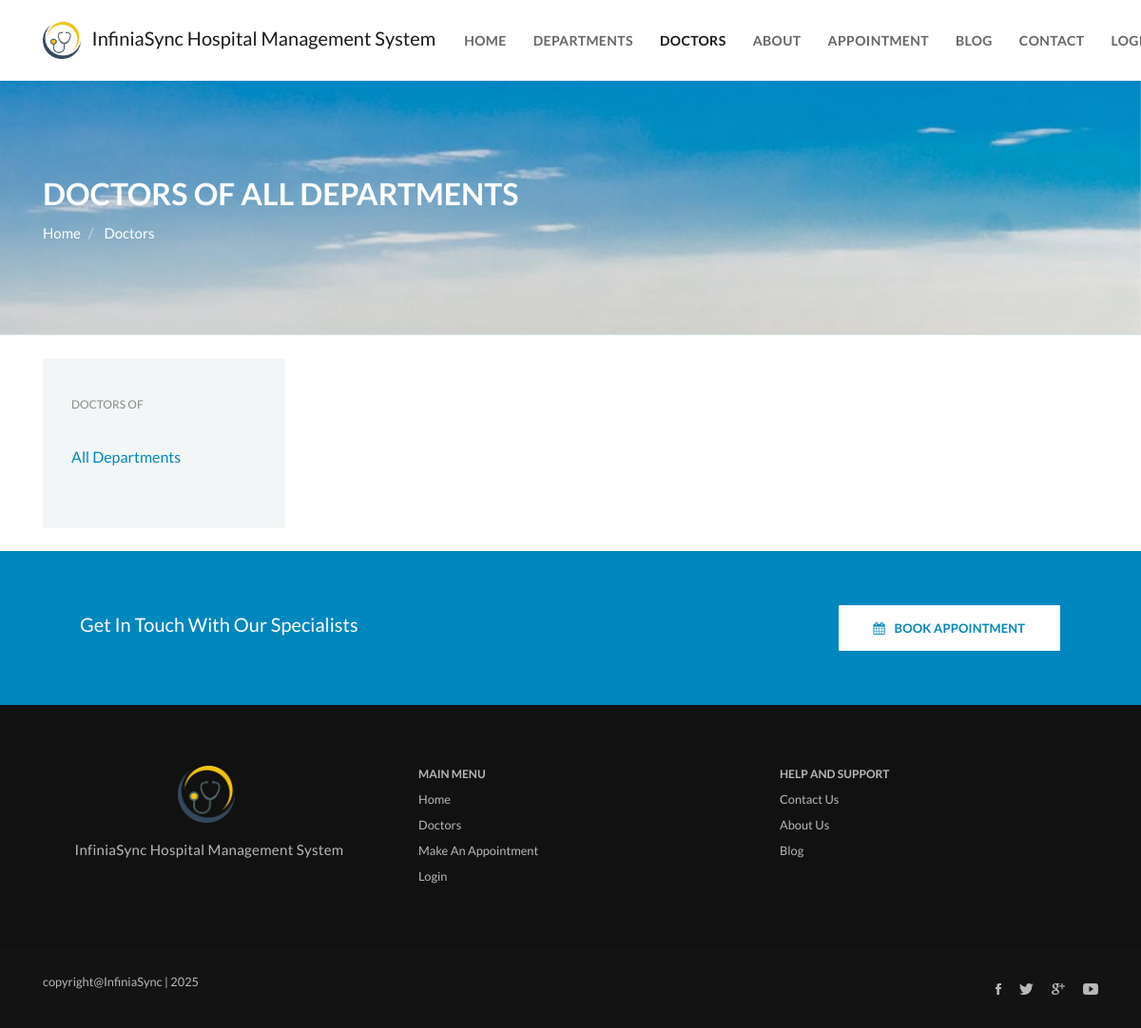
Page /index.php/home/doctors on the committed database.
### tables this page shows
CREATE TABLE `frontend_settings` (
  `frontend_settings_id` int(11) NOT NULL,
  `type` varchar(255) DEFAULT NULL,
  `description` longtext
);

### application/views/frontend/default/stylesheets.php (the view, shortened to what the rows shown need)
<link rel="stylesheet"
    href="<?php echo base_url('assets/frontend/' . $theme . '/vendor/pace/css/pace-minimal.css');?>" type="text/css">
<link rel="stylesheet"
    href="<?php echo base_url('assets/frontend/' . $theme . '/vendor/bootstrap/css/bootstrap.min.css');?>" type="text/css">
<link rel="stylesheet"
    href="<?php echo base_url('assets/frontend/' . $theme . '/vendor/swiper/css/swiper.min.css');?>">
<link rel="stylesheet"
    href="<?php echo base_url('assets/frontend/' . $theme . '/vendor/hamburgers/hamburgers.min.css');?>" type="text/css">
<link rel="stylesheet"
    href="<?php echo base_url('assets/frontend/' . $theme . '/vendor/animate/animate.min.css');?>" type="text/css">
<link rel="stylesheet"
      href="<?php echo base_url('assets/common/izitoast/css/iziToast.min.css');?>" type="text/css">
<link rel="stylesheet"
    href="<?php echo base_url('assets/frontend/' . $theme . '/fonts/font-awesome/css/font-awesome.min.css');?>" type="text/css">
<link rel="stylesheet"
    href="<?php echo base_url('assets/frontend/' . $theme . '/fonts/ionicons/css/ionicons.min.css');?>" type="text/css">
<link rel="stylesheet"
    href="<?php echo base_url('assets/frontend/' . $theme . '/fonts/line-icons-pro/line-icons-pro.css');?>" type="text/css">
<link id="stylesheet" type="text/css"
    href="<?php echo base_url('assets/frontend/' . $theme . '/css/global-style.css');?>" rel="stylesheet" media="screen">
<link type="text/css"
    href="<?php echo base_url('assets/frontend/' . $theme . '/css/custom-style.css');?>" rel="stylesheet">

### application/views/frontend/default/navigation.php (shortened to what the rows shown need)
<nav class="navbar navbar-expand-lg  navbar-light bg-default navbar--link-arrow navbar--uppercase bayanno-nav">
    <div class="container navbar-container">
        <a class="navbar-brand" href="<?php echo site_url('home');?>">
            <img src="<?php echo base_url('uploads/logo.png');?>" width="40"
                alt="">
                &nbsp; <?php echo $hospital_name;?>
        </a>
        <div class="collapse navbar-collapse align-items-center justify-content-end" id="navbar_main">
            <ul class="navbar-nav" data-hover="dropdown">
            </ul>
        </div>
    </div>
</nav>

### application/views/frontend/default/doctors.php (shortened to what the rows shown need)
<section class="slice--offset parallax-section parallax-section-xl b-xs-bottom custom-page-head"
    style="background-image: url('<?php echo base_url('assets/frontend/' . $theme . '/images/img-15.jpg');?>');">
    <div class="container">
        <div class="row py-3">
            <div class="col-lg-12">
                <h1 class="heading text-uppercase c-white">
                    <?php echo (isset($department)) ? get_phrase('doctors_of').' '.$department->name.' '. get_phrase('department') :
                        get_phrase('doctors_of_all_departments');?>
                </h1>
            </div>
        </div>
    </div>
</section>
<section class="slice--offset sct-color-1 pt-4 pb-4">
    <div class="container">
    </div>
</section>
<section class="slice-sm sct-color-2 b-xs-top b-xs-bottom appointment-cta">
    <div class="container">
        <div class="px-4">
            <div class="container-fluid">
                <div class="row align-items-center">
                    <div class="col-lg-9">
                        <div class="text-center text-lg-left">
                            <h1 class="heading heading-4 text-normal strong-500 c-white">
                            <?php echo get_phrase('get_in_touch_with_our_specialists');?>
                            </h1>
                        </div>
                    </div>
                </div>
            </div>
        </div>
    </div>
</section>

### application/views/frontend/default/footer.php (shortened to what the rows shown need)
<footer id="footer" class="footer">
    <div class="footer-top">
        <div class="container">
            <div class="row cols-xs-space cols-sm-space cols-md-space">
                <div class="col-md-6 col-lg-4">
                    <div class="col text-center">
                        <img src="<?php echo base_url('uploads/logo.png');?>" width="60"
                             alt="">
                        &nbsp; <p class="mt-3"><?php echo $hospital_name;?></p>
                    </div>
                </div>
            </div>
        </div>
    </div>
    <div class="footer-bottom">
        <div class="container">
            <div class="row row-cols-xs-spaced flex flex-items-xs-middle">
                <div class="col col-sm-7 col-xs-12">
                    <div class="copyright text-xs-center text-sm-left">
                        <?php echo $this->frontend_model->get_frontend_settings('copyright_text');?>
                    </div>
                </div>
            </div>
        </div>
    </div>
</footer>

### rows in the picture
frontend_settings: description "InfiniaSync Hospital Management System"
frontend_settings: description (picture)
frontend_settings: description "copyright@InfiniaSync | 2025"

### other values in the picture
get_phrase('home') "HOME"
get_phrase('departments') "DEPARTMENTS"
get_phrase('doctors') "DOCTORS"
get_phrase('about') "ABOUT"
get_phrase('appointment') "APPOINTMENT"
get_phrase('blog') "BLOG"
get_phrase('contact') "CONTACT"
get_phrase('doctors_of_all_departments') "DOCTORS OF ALL DEPARTMENTS"
get_phrase('home') "Home"
$page_title "Doctors"
get_phrase('doctors_of') "DOCTORS OF"
get_phrase('all_departments') "All Departments"
get_phrase('get_in_touch_with_our_specialists') "Get In Touch With Our Specialists"
get_phrase('book_appointment') "BOOK APPOINTMENT"
get_phrase('main_menu') "MAIN MENU"
